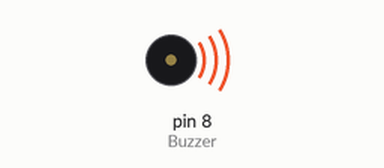
This sketch was run on a simulated Arduino Uno, built with avr-gcc and run on an emulated ATmega328P. On the bench: buzzer (waves = sounding).

Above: at 0.03 s.
At 2.86 s:
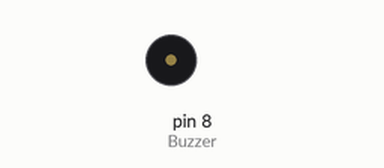
Timing chart, 0 to 3.2 s (numbered marks = the images above):
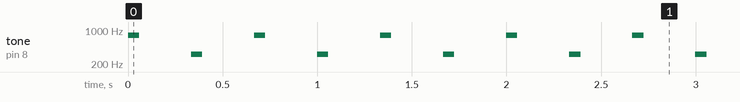

The sketch:

week06_4_arduino_slow_jogging.ino
```cpp
//week06_4_arduino_slow_jogging
void setup() {
  // put your setup code here, to run once:
  pinMode(8, OUTPUT); // 8 Buzzer
}

void loop() {
  // put your main code here, to run repeatedly:
  tone(8, 780, 60); //你自己決定聲音的Hz pin8, 780Hz, 60 ms
  delay(333); //等0.333秒換下一音
  tone(8, 320, 60); //你自己決定聲音的Hz pin8, 320Hz, 60 ms
  delay(333); //等0.333秒換下一音
} //每秒會叫3聲, 60秒會叫180聲　180BPM(Beat Per Minute)
```

Measured:
- by itself, tone on pin 8 (Buzzer): repeats every 0.67 s: silent 0.27 s, 320 Hz 0.06 s, silent 0.27 s, 780 Hz 0.06 s
